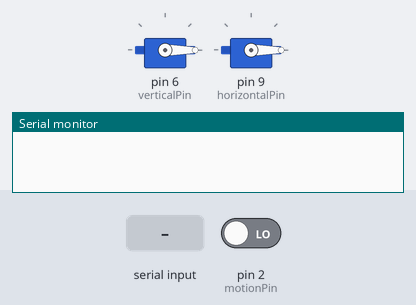
Simulated run of this sketch. Board: Arduino Uno, built with avr-gcc and run on an emulated ATmega328P. Shown: 2 × servo, the last lines printed to the serial monitor. Inputs (shaded band) come from the test bench; at power-on: pin 2 (motionPin) LOW.

Above: at 1.2 s.
1.3 s: "90,45\n" received over Serial
At 2.2 s:
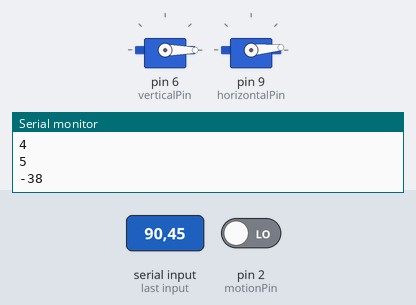
4.3 s: "30,150\n" received over Serial
At 5.7 s:
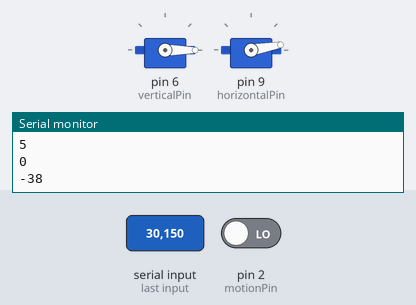
Timing chart, 0 to 7.3 s (numbered marks = the images above; inputs shaded):
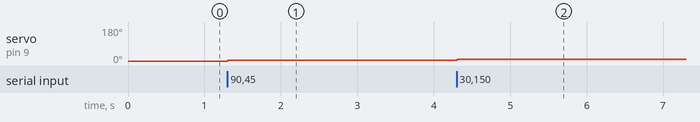

The sketch:

securecam.ino
```cpp
#include <Servo.h>
//our servos - vertical and horizontal
Servo verticalServo;
Servo horizontalServo;
//pin names - for motion sensor and servos
int motionPin = 2;
int verticalPin = 6;
int horizontalPin = 9;
//signals - for turning servos
const int upSignal = 2;
const int downSignal = 3;
const int leftSignal = 4;
const int rightSignal = 5;
const int alertSignal = 6;
//current position of servos
int verticalPos = 0;
int horizontalPos = 0;
boolean lock = false;
//signle turn step for servos
int turnStep = 5;

void setup()
{
 verticalServo.attach(verticalPin);
 verticalServo.write(verticalPos);
 horizontalServo.attach(horizontalPin);
 horizontalServo.write(horizontalPos);
 pinMode(motionPin, INPUT);
 Serial.begin(9600);
}

void turnRight()
{
  horizontalPos = horizontalPos + turnStep;
  if(horizontalPos > 180) horizontalPos = 180;
  horizontalServo.write(horizontalPos);
}

void turnLeft()
{
  horizontalPos = horizontalPos - turnStep;
  if(horizontalPos < 0) horizontalPos = 0;
  horizontalServo.write(horizontalPos);
}

void turnUp()
{
  verticalPos = verticalPos + turnStep;
  if(verticalPos > 180) verticalPos = 180;
  verticalServo.write(verticalPos);
}

void turnDown()
{
  verticalPos = verticalPos - turnStep;
  if(verticalPos < 0) verticalPos = 0;
  verticalServo.write(verticalPos);
}

void loop()
{
  if(digitalRead(motionPin) == HIGH)
  {
    if(!lock) Serial.write(alertSignal);
    lock = true;
  } else lock = false;


  if(Serial.available() > 0)
  {
   int inc = Serial.read() - 48;
   Serial.println(inc);
   switch(inc)
   {
     case upSignal: turnUp(); break;
     case downSignal: turnDown(); break;
     case leftSignal: turnLeft(); break;
     case rightSignal: turnRight(); break;
   }
  }
}
```

Measured:
- after the input at 1.3 s, servo on pin 9 (horizontalPin): 0° → 5° at once
- after the input at 4.3 s, servo on pin 9 (horizontalPin): 5° → 10° at once
